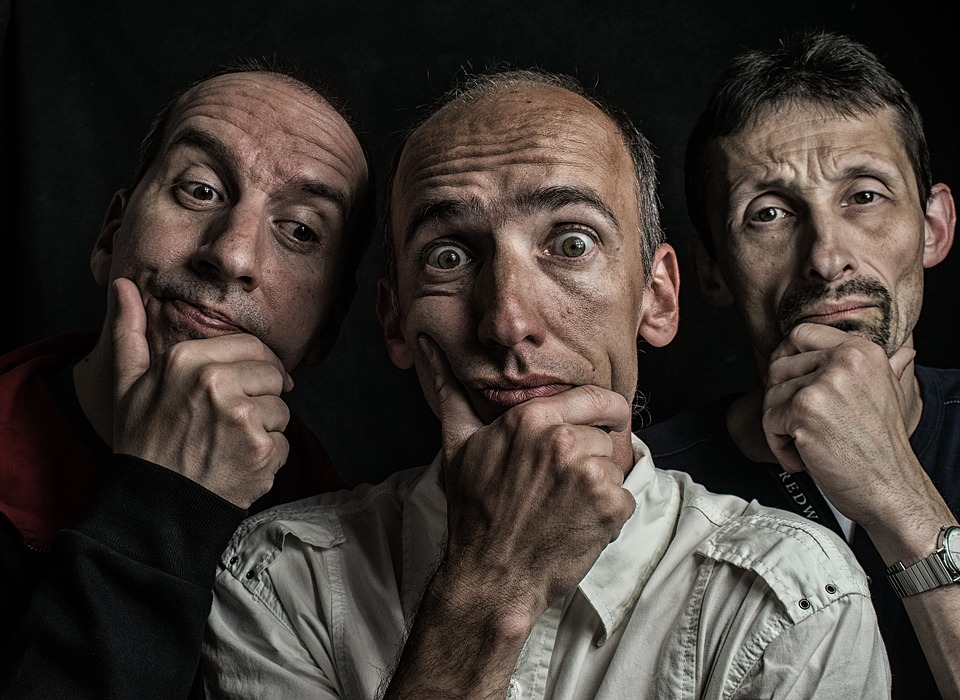
#> input picture faces.jpg, 960 x 700 px
$ jupyter execute 7_project_face_detection.ipynb
#> lines starting #> are read from the running program, lines starting #| are printed output that depends on the picture; after the words box and inside, x2 and y2 are one past the last pixel; in counts of white or black regions, pixels touching at a corner belong together
[cell 1]
import numpy as np

[cell 2]
import cv2

[cell 3]
img = cv2.imread('./faces.jpg')
#> img is the input picture: shape (700, 960, 3); mean B, G, R 52.2, 57.4, 65.3

[cell 4]
img

[cell 5]
cv2.imshow('face_detection',img)
cv2.waitKey(0)
cv2.destroyAllWindows()

[cell 6]
img.shape
#> Out = (700, 960, 3)

[cell 7]
face_cascade = cv2.CascadeClassifier('./model/haarcascade_frontalface_default.xml')

[cell 8]
# need conver image to gray scale to get the bounding boxes

gray = cv2.cvtColor(img,cv2.COLOR_BGR2GRAY)
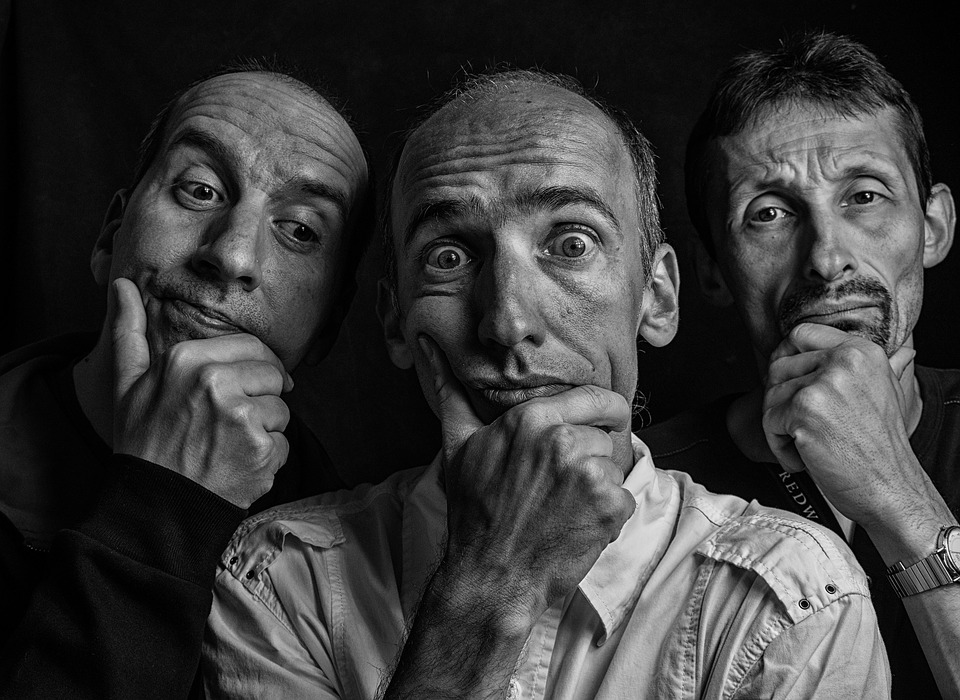
#> gray: shape (700, 960); min 0, max 255, mean 59.1

#STEP2: apply GRAY SCALE IMAGE TO CASCADE CLASSIER

boxes,detections = face_cascade.detectMultiScale2(gray)
#> boxes = [[894, 573, 52, 52], [697, 107, 248, 248], [88, 75, 316, 316], [321, 84, 385, 385]]; detections = [4, 37, 10, 35]

[cell 9]
boxes
#> Out has the same summary as boxes

[cell 10]
# 4 rows detect we have 4 faces

[cell 11]
detections
#> Out = [4, 37, 10, 35]

[cell 12]
# establish relation inside boxes and arrays
# 4 row of boxes, 4 rows of columns =
#1st row has 4 boxes,
#2nd row has 37 boxes,
#3rd row has 10 boxes
#4th row has 35 boxes

[cell 13]
# correction with minimum neighbours

# need conver image to gray scale to get the bounding boxes

gray = cv2.cvtColor(img,cv2.COLOR_BGR2GRAY)

#STEP2: apply GRAY SCALE IMAGE TO CASCADE CLASSIER

boxes,detections = face_cascade.detectMultiScale2(gray,minNeighbors=8)
#> boxes = [[697, 107, 248, 248], [88, 75, 316, 316], [321, 84, 385, 385]]; detections = [37, 10, 35]

[cell 14]
boxes
#> Out has the same summary as boxes

[cell 15]
detections
#> Out = [37, 10, 35]

[cell 16]
# now reduced the boxes

[cell 17]
# boxes row1  321,  84, 385, 385: x = 321, y= 84, width, height= 385

[cell 18]
# draw bounding box

[cell 19]
# correction with minimum neighbours
image= img.copy()
# need conver image to gray scale to get the bounding boxes

gray = cv2.cvtColor(img,cv2.COLOR_BGR2GRAY)

#STEP2: apply GRAY SCALE IMAGE TO CASCADE CLASSIER

boxes,detections = face_cascade.detectMultiScale2(gray,minNeighbors=8)
for x,y,w,h in boxes:
    print(x,y,w,h)
    cv2.rectangle(image, (x,y),(x+w,y+h),(0,255,0,1))
#> this loop made 3 passes
#| 697 107 248 248
#| 88 75 316 316
#| 321 84 385 385
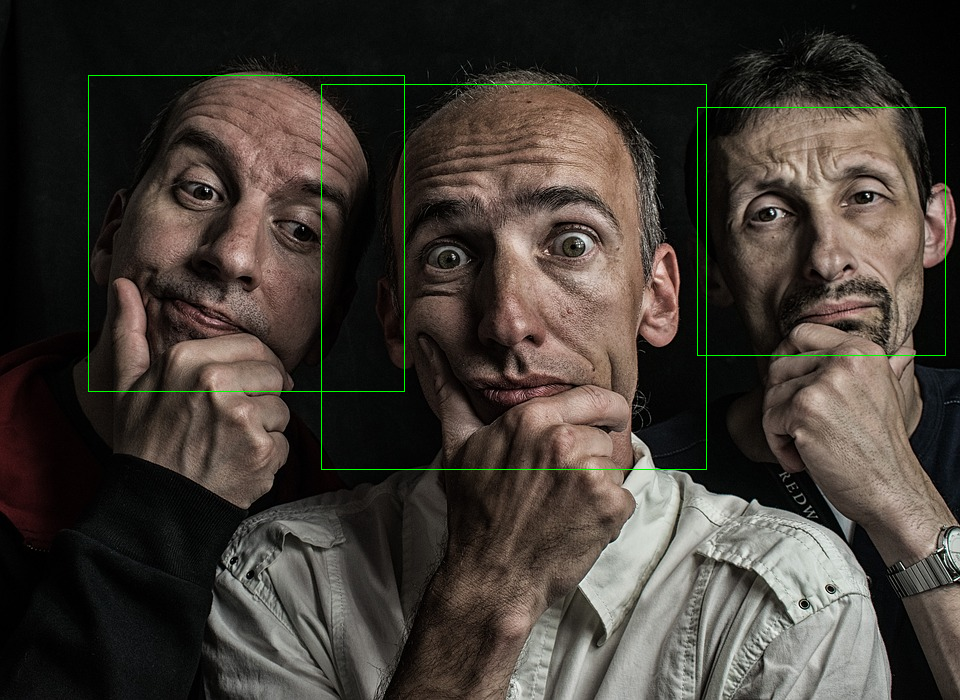
#> image: shape (700, 960, 3); 0.56% of pixels changed, all inside (x1, y1, x2, y2) = (88, 75, 946, 470)

cv2.imshow('face_detection', image)
cv2.waitKey(0)
cv2.destroyAllWindows()

[cell 20]
#write funcation face detection

def face_detection(img):
    image= img.copy()
    #step1: convert image to gray scale
    gray= cv2.cvtColor(img,cv2.COLOR_BGR2GRAY)
    # step2: load model
    face_cascade = cv2.CascadeClassifier('./model/haarcascade_frontalface_default.xml')
    #step2: Apply gray scale image to cascade classifier
    boxes,detections= face_cascade.detectMultiScale2(gray,minNeighbors=8)
#> boxes = [[695, 107, 248, 248], [89, 74, 316, 316], [325, 86, 377, 377]]; detections = [37, 9, 31]

    for x,y,w,h in boxes:
        cv2.rectangle(image,(x,y),(x+w,y+h),(0,255,0),1)
#> this loop made 3 passes
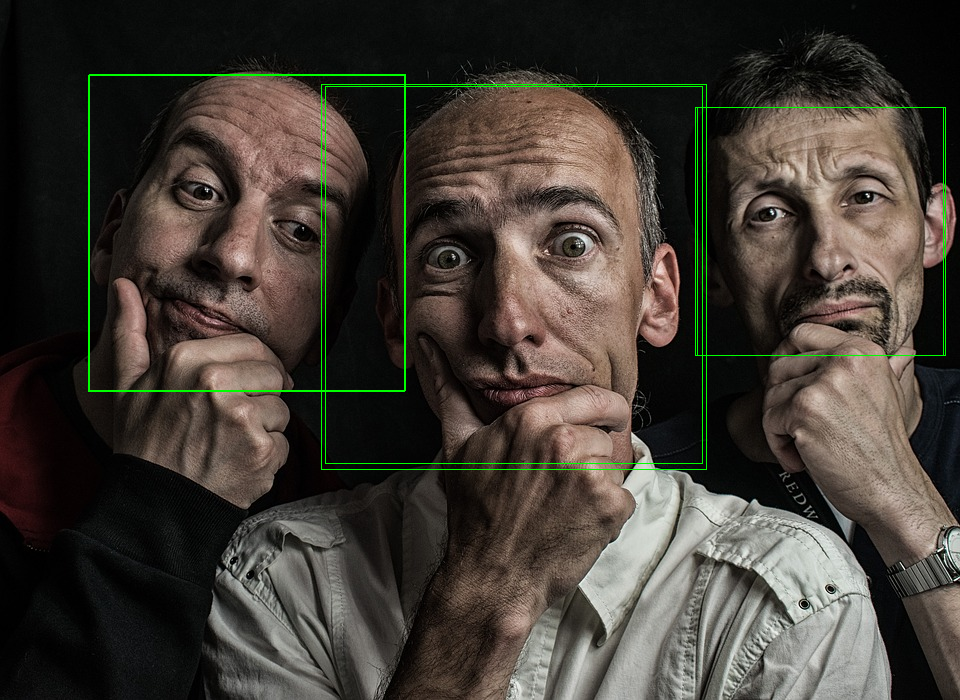
#> image: shape (700, 960, 3); 0.49% of pixels changed, all inside (x1, y1, x2, y2) = (89, 74, 944, 464)
    return image
